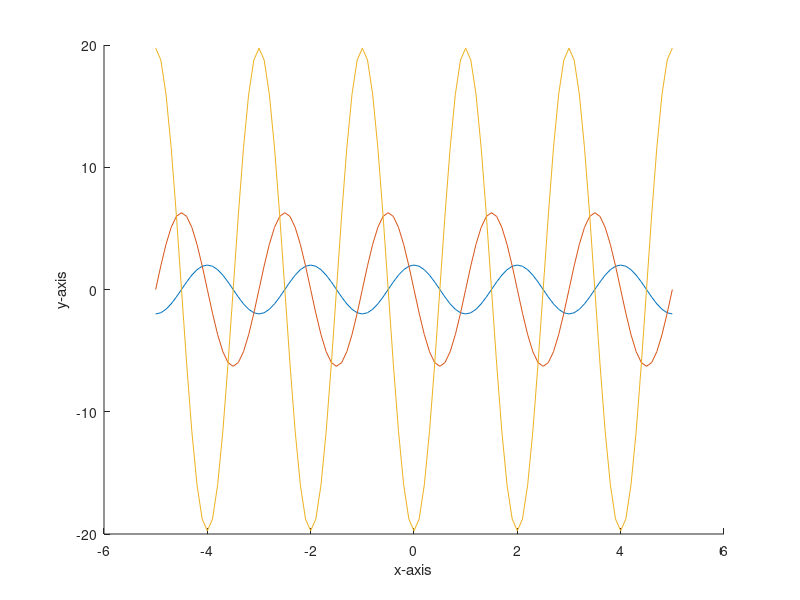

This figure's MATLAB source:
hold on;
w=pi;
x=2;
t=-5:0.1:5;
y=x*cos(w*t);
plot(t,y);
y=-x*w*sin(w*t);
plot(t,y);
y=-x*w*w*cos(w*t);
plot(t,y);
xlabel('x-axis');
ylabel('y-axis');
hold off;

